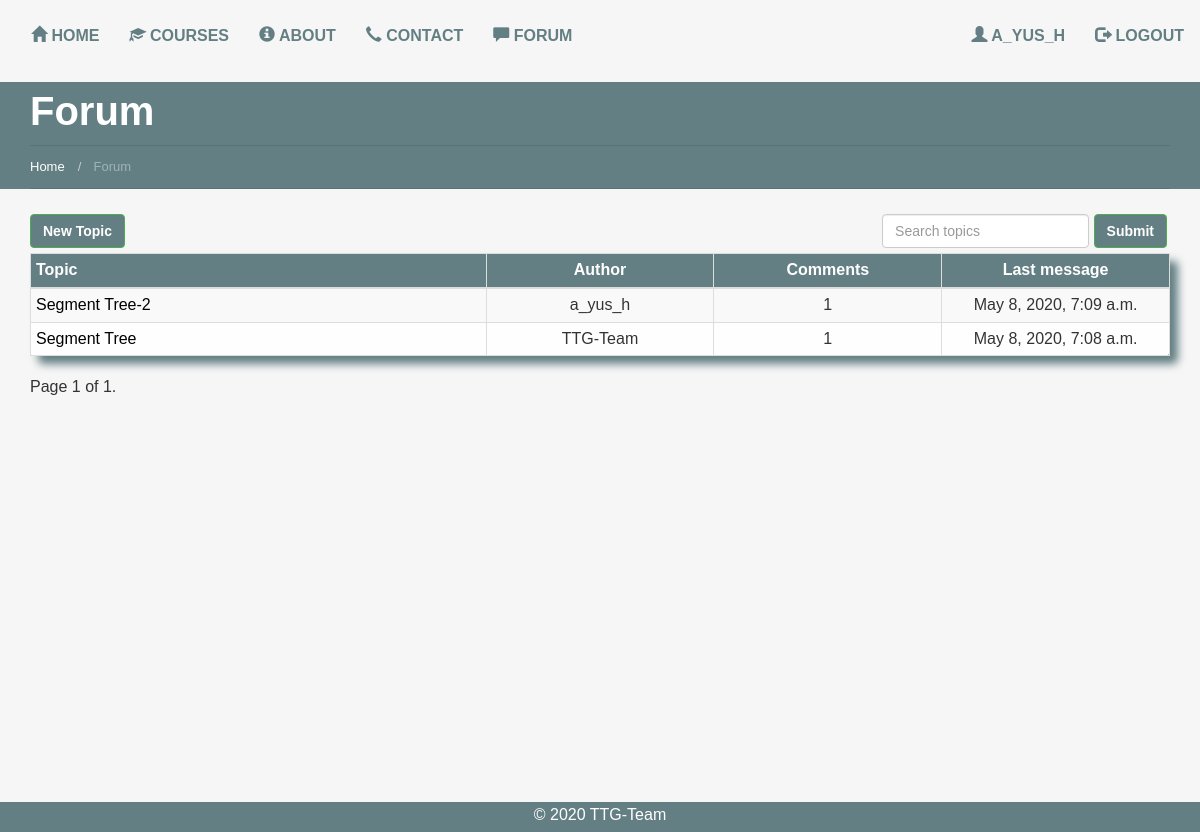
The page /forum/ (signed in) on the database its author committed.
### users/models.py (models this page shows)
class UserProfile(AbstractUser):
    is_professor = models.BooleanField(default=False)
    is_site_admin = models.BooleanField(default=False)
    objects = CustomUserManager()

### forum/models.py (models this page shows)
class Topic(models.Model):
    subject = models.CharField(max_length=20)
    topic_message = models.TextField(max_length=1000)
    author = models.CharField(max_length=30)
    comment_count = models.IntegerField(default=1)
    stamp_created = models.DateTimeField(auto_now_add=True)
    stamp_updated = models.DateTimeField(auto_now_add=True)
    slug = models.SlugField(unique=True)

### forum/views.py (the view, shortened to what this page needs)
# urls.py: url(r'^forum/', include('forum.urls')),
@login_required()
def forum(request):
    topic_list = Topic.objects.all().order_by('-stamp_updated')
    add_new_topic = AddNewTopic(request.POST or None)
    path = request.path.split('/')[1]
    redirect_path = path
    path = path.title()
    search = request.GET.get("search")
    if search:
        topic_list = topic_list.filter(subject__startswith=search)
    paginator = Paginator(topic_list, 10)
    page = request.GET.get('page')
    try:
        queryset = paginator.page(page)
    except PageNotAnInteger:
        queryset = paginator.page(1)
    except EmptyPage:
        queryset = paginator.page(paginator.num_pages)
    context = {
        "title": "Forum",
        "add_new_topic_form": add_new_topic,
        "topic_list": queryset,
        "path": path,
        "redirect_path": redirect_path,
    }
    return render(request, "forum/forum.html", context)

### forum/forms.py (shortened to what this page needs)
class AddNewTopic(forms.ModelForm):
    class Meta:
        model = Topic
        fields = ['subject', 'topic_message']

### templates/forum/forum.html (shortened to what this page needs)
{% extends 'base.html' %}
{% load crispy_forms_tags %}
{% load staticfiles %}
{% block content %}
  <link href="{% static "css/forum.css" %}" rel="stylesheet"/>
  {% include 'breadcrumb.html' %}
  <div class="container">
    <div class="row">
      <button class="btn btn-success add-btn">New Topic</button>
      <form class="form-inline forum-search" method='GET' action="" role="form">
        <div class="form-group">
          <input class="form-control" type="text" name="search" placeholder="Search topics"/>
          <button class="btn btn-success btn-md">Submit</button>
        </div>
      </form>
      <div class="col-md-12">
        <table class="table table-striped table-condensed table-bordered forum-table">
          <thead>
          <tr class="main-table-row">
            <th>Topic</th>
            <th class="forum-th">Author</th>
            <th class="forum-th">Comments</th>
            <th class="forum-th">Last message</th>
          </tr>
          </thead>
          {% for instance in topic_list %}
            <tr>
              <td class="col-md-2">
                <a href="{% url 'forum' %}{{ instance.slug }}">{{ instance.subject }}</a>
              </td>
              <td class="col-md-1 forum-th">{{ instance.author }}</td>
              <td class="col-md-1 forum-th">{{ instance.comment_count }}</td>
              <td class="col-md-1 forum-th">{{ instance.stamp_updated }}</td>
            </tr>
          {% endfor %}
        </table>
      </div>
    </div>
    <div class="pagination">
    <span class="step-links">
      <span class="current">
            Page {{ topic_list.number }} of {{ topic_list.paginator.num_pages }}.
      </span>
    </span>
    </div>
  </div>
{% endblock %}

### templates/base.html (shortened to what this page needs)
<!DOCTYPE html>
<html lang="en">
<head>
  {% include 'head_css.html' %}
</head>
<body>
<div id="wrap">
  {% include 'navbar.html' %}
  {% block content %}
  {% endblock %}
</div>
<div id="footer">
  <div class="container">
    © 2020 TTG-Team
  </div>
</div>
</body>
</html>

### templates/head_css.html
{% load staticfiles %}
<link href="{% static "css/bootstrap.min.css" %}" rel="stylesheet" />
<link href="{% static "css/base.css" %}" rel="stylesheet" />
<link href="{% static "css/home1.css" %}" rel="stylesheet" />

### templates/javascript.html (shortened to what this page needs)
{% load staticfiles %}

### templates/navbar.html (shortened to what this page needs)
<nav class="navbar" role="navigation">
  <div class="container-fluid">
    <div class="collapse navbar-collapse" id="mainNavBar">
      <ul class="nav navbar-nav">
        <li class="active"><a href="/"><span class="glyphicon glyphicon-home"></span> Home</a></li>
        {% if request.user.is_authenticated %}
          <li><a href="{% url 'courses' %}"><span class="glyphicon glyphicon-education"></span> Courses</a></li>
        {% else %}
          <li><a href="/"><span class="glyphicon glyphicon-education"></span> Courses</a></li>
        {% endif %}
        <li><a href="{% url 'about' %}"><span class="glyphicon glyphicon-info-sign"></span> About</a></li>
        <li><a href="{% url 'contact' %}"><span class="glyphicon glyphicon-earphone"></span> Contact</a></li>
        {% if request.user.is_authenticated %}
          <li><a href="{% url 'forum' %}"><span class="glyphicon glyphicon glyphicon-comment"></span> Forum</a></li>
        {% endif %}
      </ul>
      <ul class="nav navbar-nav navbar-right">
        {% if request.user.is_authenticated %}
          <li><a href="{% url 'profile' %}"><span class="glyphicon glyphicon-user"></span> {{ user.get_username }}</a>
          </li>
          <li><a href="/accounts/logout"><span class="glyphicon glyphicon-log-out"></span> Logout</a></li>
        {% else %}
          <li><a href="/accounts/register"><span class="glyphicon glyphicon-plus"></span> Register</a></li>
          <li><a href="/accounts/login"><span class="glyphicon glyphicon-user"></span> Login</a></li>
        {% endif %}
      </ul>
    </div>
  </div>
</nav>

### templates/breadcrumb.html (shortened to what this page needs)
{% load staticfiles %}
<link href="{% static "css/breadcrumb.css" %}" rel="stylesheet"/>
<div class="bread-h">
  <div class="container">
    <section class="title-section">
      <h1 class="title-header">{{ title }} </h1>
      <ul class="breadcrumb breadcrumb__t">
        <li>
          <a href="/">Home&nbsp</a>
        </li>
        <li class="active">&nbsp{{ title }}</li>
      </ul>
    </section>
  </div>
</div>

### users/static_in_users/static_files/css/base.css (style rules this page uses)
html, body { font-family: 'Source Sans Pro', sans-serif; font-size: 100%; background-color: #F6F6F6; height: 100%; }
#wrap { min-height: 100%; height: auto; margin: 0 auto -30px; padding: 0 0 30px; }
#footer { height: 30px; background-color: #637f83; text-align: center; color: white; margin-top: 2em; }
#footer > .container { padding-top: 2px; }
ul, ol { margin: 0; }

### users/static_in_users/static_files/css/home1.css (style rules this page uses)
h4, h5, h6, h1, h2, h3 { margin-top: 0; }
ul, ol { margin: 0; }
html, body { font-family: 'Source Sans Pro', sans-serif; font-size: 100%; background-color: #F6F6F6; }
a { outline: none !important; }
@media (max-width: 1200px) { #mainNavBar { padding-left: 0; padding-right: 0; } }
#mainNavBar { margin-top: 10px; }
#mainNavBar li a { display: block; font-size: 1em; color: #637f83; -webkit-transition: all 0.3s ease; -moz-transition: all 0.3s ease; -o-transition: all 0.3s ease; transition: all 0.3s ease; text-transform: uppercase; font-weight: bold; }

### users/static_in_users/static_files/css/forum.css (style rules this page uses)
.forum-table { background-color: #FEFEFE; -moz-border-radius: 5px; border-radius: 5px; -moz-box-shadow: 8px 8px 8px #637F83; -webkit-box-shadow: 8px 8px 8px #637F83; box-shadow: 8px 8px 8px #637F83; }
.add-btn { margin-left: 15px; margin-bottom: 5px; }
.btn-success { background-color: #637F83; font-weight: bolder; }
.forum-th { text-align: center; }
.forum-table a { text-decoration: none; color: black; }
.main-table-row { background-color: #637F83; color: white; }
.forum-search { padding-right: 18px; float: right; }
.pagination { margin: 0; }

### users/static_in_users/static_files/css/breadcrumb.css (style rules this page uses)
.bread-h { background: #637f83; margin-bottom: 25px; }
.title-section { background: #637f83; position: relative; border-bottom: 1px solid #597275; }
.title-section h1 { margin: 0 0 5px 0; line-height: 58px; font-size: 40px; font-weight: bold; color: #fff; }
.title-section ul { background: none; position: relative; margin: 0; padding: 9px 0 10px 0; border-top: 1px solid #597275; -webkit-border-radius: 0; -moz-border-radius: 0; border-radius: 0; }
.title-section ul li { line-height: 18px; font-size: 13px; color: #5f6775; }
.title-section ul li a { color: #fff; }
.breadcrumb > .active { color: #9eb3b6; }

### rows shown on the page
UserProfile: get_username "A_YUS_H"
Topic: subject "Segment Tree-2", author "a_yus_h", comment_count "1", stamp_updated "May 8, 2020, 7:09 a.m."
Topic: subject "Segment Tree", author "TTG-Team", comment_count "1", stamp_updated "May 8, 2020, 7:08 a.m."

### other values the page prints
{{ title }} "Forum"
{{ topic_list.number }} "1"
{{ topic_list.paginator.num_pages }} "1"
